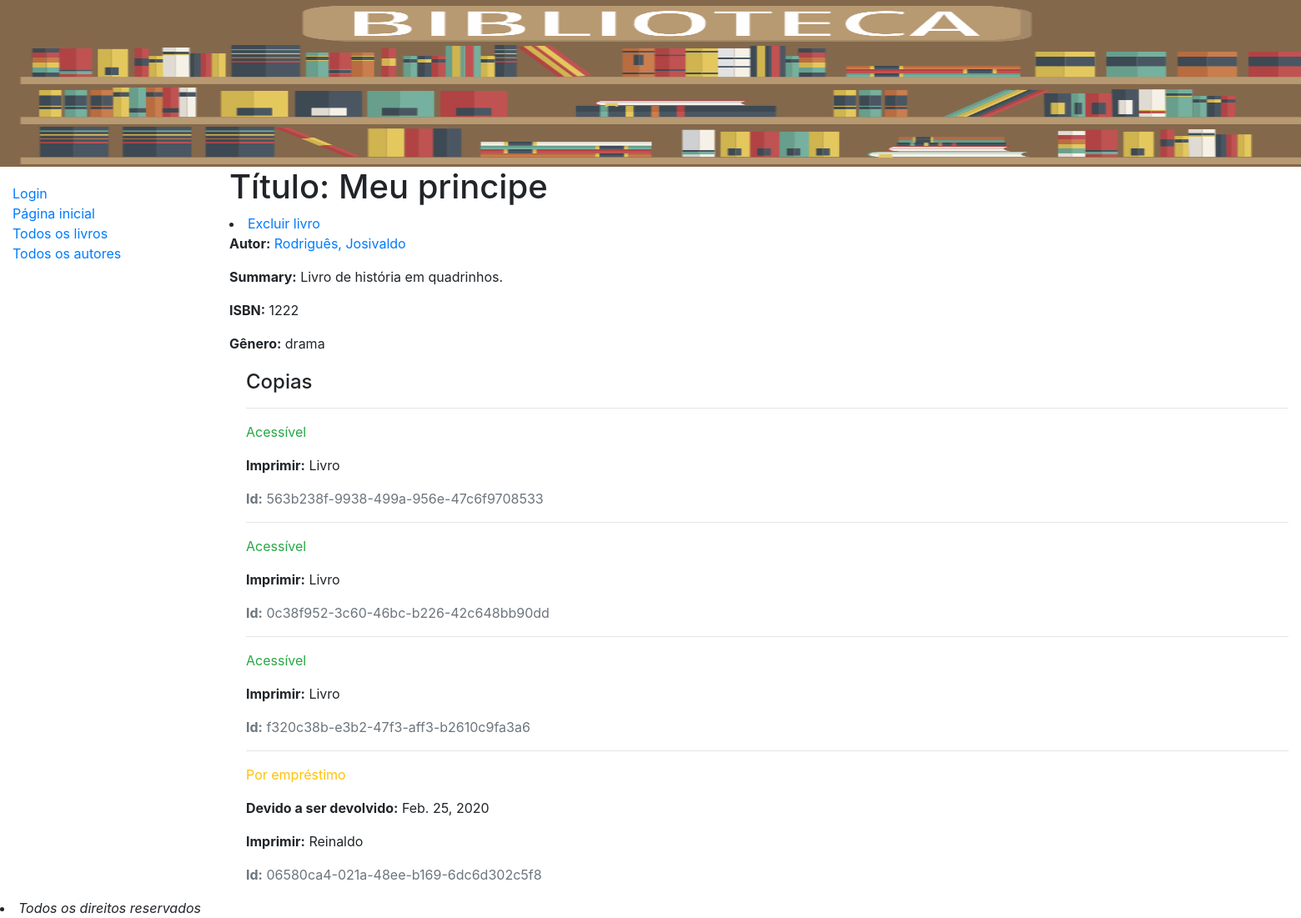
The app's page /catalog/book/1/ with its own data.
### catalog/models.py (models this page shows, shortened)
class Book(models.Model):
    title = models.CharField(max_length=200)
    author = models.ForeignKey('Author', on_delete=models.SET_NULL, null=True)
    summary = models.TextField(max_length=1000, help_text='Entre com uma descrição do livro')
    isbn = models.CharField('ISBN', max_length=13,
                            help_text='13 Character <a href="https://www.isbn-international.org/content/what-isbn">ISBN number</a>')
    genre = models.ManyToManyField(Genero, help_text='Selecione um genêro do livro')
    def display_genre(self):
        """Create a string for the Genre. This is required to display genre in Admin."""
        return ', '.join(genre.name for genre in self.genre.all()[:3])
    display_genre.short_description = 'Genero'

class Author(models.Model):
    first_name = models.CharField(max_length=100)
    last_name = models.CharField(max_length=100)
    date_of_birth = models.DateField(null=True, blank=True)
    date_of_death = models.DateField('Died', null=True, blank=True)
    class Meta:
        ordering = ['first_name', 'last_name']
    def __str__(self):
        return f'{self.last_name}, {self.first_name}'

class Genero(models.Model):
    name = models.CharField(max_length=200, help_text='Entre com o genero (e.g. Ficcao ciêntifica, infantil, terror, drama)')
    def __str__(self):
        return self.name

class BookInstance(models.Model):
    id = models.UUIDField(primary_key=True, default=uuid.uuid4,
                          help_text='ID exclusivo para este livro em particular em toda a biblioteca')
    book = models.ForeignKey('Book', on_delete=models.SET_NULL, null=True)
    imprint = models.CharField(max_length=200)
    due_back = models.DateField(null=True, blank=True)
    borrower = models.ForeignKey(User, on_delete=models.SET_NULL, null=True, blank=True)
    LOAN_STATUS = (
        ('m', 'Manutenção'),
        ('p', 'Por empréstimo'),
        ('a', 'Acessível'),
        ('r', 'Reservado'),
    )
    status = models.CharField(
        max_length=1,
        choices=LOAN_STATUS,
        blank=True,
        default='a',
        help_text='Status',
    )
    class Meta:
        ordering = ['due_back']
        permissions = (("can_mark_returned", "Definir livro como retornado"),)

### catalog/views.py (the view)
# urls.py: path('book/<int:pk>/', views.BookDetailView.as_view(), name='book-detail'),
class BookDetailView(generic.DetailView):
    model = Book
    template_name = 'book_detail.html'

### catalog/templates/book_detail.html (shortened to what this page needs)
<!doctype html>
<html lang="en">
<head>
</head>
<body>
{% extends "base_generic.html" %}
{% block content %}
  <h1>Título: {{ book.title }}</h1>
  <li><a href="{% url 'delete-book' book.pk %}">Excluir livro</a> </li>
  <p><strong>Autor:</strong> <a href="{% url 'author-detail' book.author.pk %}">{{ book.author }}</a></p>
  <p><strong>Summary:</strong> {{ book.summary }}</p>
  <p><strong>ISBN:</strong> {{ book.isbn }}</p>
  <p><strong>Gênero:</strong> {{ book.genre.all|join:", " }}</p>
  <div style="margin-left:20px;margin-top:20px">
    <h4>Copias</h4>
    {% for copy in book.bookinstance_set.all %}
      <hr>
      <p class="{% if copy.status == 'a' %}text-success{% elif copy.status == 'm' %}text-danger{% else %}text-warning{% endif %}">
        {{ copy.get_status_display }}
      </p>
      {% if copy.status != 'a' %}
        <p><strong>Devido a ser devolvido:</strong> {{ copy.due_back }}</p>
      {% endif %}
      <p><strong>Imprimir:</strong> {{ copy.imprint }}</p>
      <p class="text-muted"><strong>Id:</strong> {{ copy.id }}</p>
    {% endfor %}
  </div>
{% endblock %}

### catalog/templates/base_generic.html (shortened to what this page needs)
<!doctype html>
<html lang="en">
<head>
</head>
    <link rel="stylesheet" href="https://stackpath.bootstrapcdn.com/bootstrap/4.1.3/css/bootstrap.min.css">
  {% load static %}
    <link rel="stylesheet" href="{% static 'css/styles.css' %}">
    <img src="{% static 'images/Biblioteca-CRB-6.png' %}" alt="center" style="width:1600px;height:200px;">
</head>
<body>
  <div class="container-fluid">
    <div class="row">
      <div class="col-sm-2">
      {% block sidebar %}
        <ul class="sidebar-nav">
            {% if user.is_authenticated%}
            {% if user.can_mark_returned %}
            <li> SuperUser : {{user.get_username}}</li>
            <li> <a href="{% url 'author_create' %}">Criar autores</a></li>
            {% endif %}
            <li> Usuário: {{user.get_username}} </li>
            <li> <a href = "{% url 'logout'%}? next = {{request.path}} "> Logout </a> </li>
            <li> <a href ="{% url 'my-borrowed' %}">Meus empréstimos</a></li>
            <li><a href="{% url 'author_create' %}">Adicionar Autor</a> </li>
            <li><a href="{% url 'create-book' %}">Adicionar livro</a> </li>
            <li><a href="{% url 'create-emprestimo' %}">Criar empréstimo</a> </li>
            {% else%}
            <li> <a href ="{% url 'login'%}? next = {{ request.path}} "> Login </a> </li>
            {% endif%}
            <li><a href="{% url 'index' %}">Página inicial</a></li>
            <li><a href="{% url 'books' %}">Todos os livros</a></li>
            <li><a href="{% url 'author-list' %}">Todos os autores</a></li>
        </ul>
     {% endblock %}
      </div>
      <div class="col-sm-10 ">{% block content %}{% endblock %}</div>
        {% block pagination %}
        <div align = "center">
        <li><em>Todos os direitos reservados</em></li>
        </div>
  {% endblock %}
    </div>
  </div>
</body>
</html>

### catalog/static/css/styles.css (style rules this page uses)
.sidebar-nav { margin-top: 20px; padding: 0; list-style: none; background-color: #00539; }

### records on screen
Book: title "Meu principe", author "Rodriguês, Josivaldo", summary "Livro de história em quadrinhos.", isbn "1222", genre.all "drama"
BookInstance: status "Acessível", imprint "Livro", id "563b238f-9938-499a-956e-47c6f9708533"
BookInstance: status "Acessível", imprint "Livro", id "0c38f952-3c60-46bc-b226-42c648bb90dd"
BookInstance: status "Acessível", imprint "Livro", id "f320c38b-e3b2-47f3-aff3-b2610c9fa3a6"
BookInstance: status "Por empréstimo", due_back "Feb. 25, 2020", imprint "Reinaldo", id "06580ca4-021a-48ee-b169-6dc6d302c5f8"
